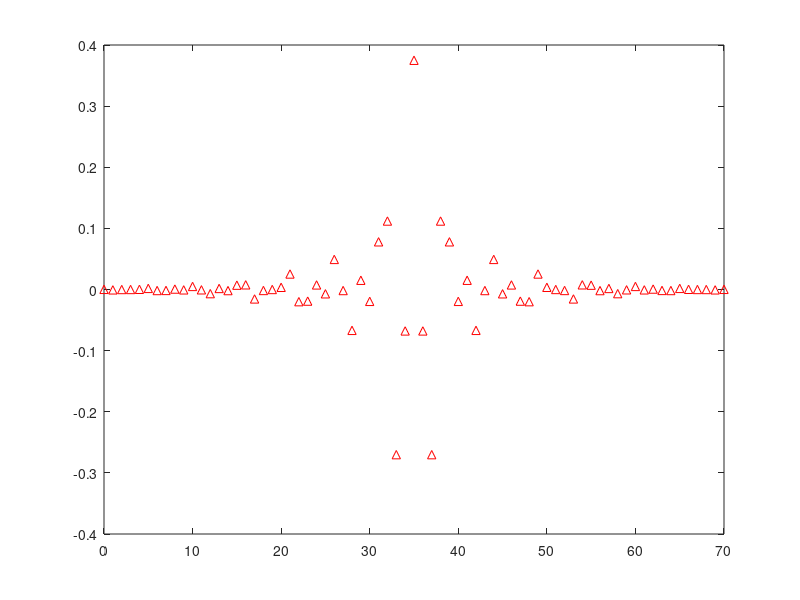

Write MATLAB code to recreate this figure.
%%Specification of filter
fsamp = 4000;
fcuts = [600 900 1400 1600];
mags = [0 1 0];
devs = [0.001259 0.01372 0.001259];

%%impulse response of the filter
[n,Wn,beta,ftype] = kaiserord(fcuts,mags,devs,fsamp);
n = n + rem(n,2);
hh = fir1(n,Wn,ftype,kaiser(n+1,beta),'noscale');
impz(hh)
